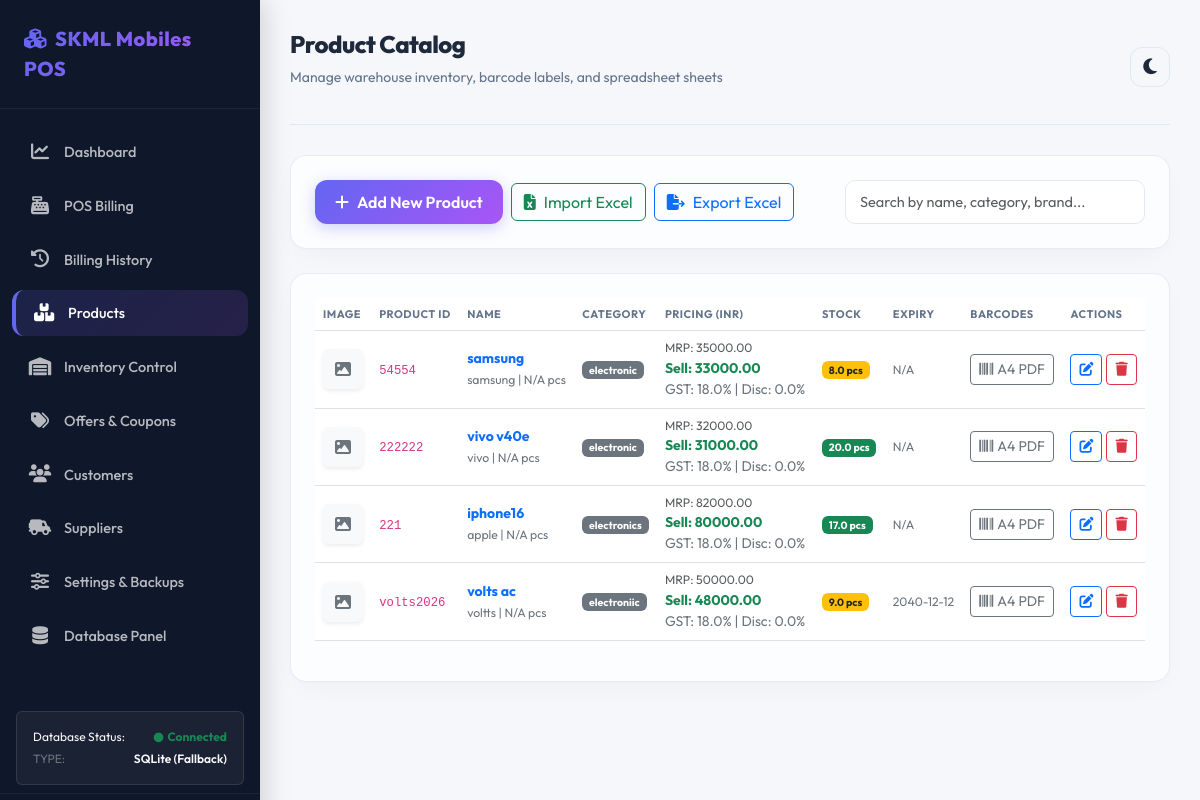
The page /products (signed in) on the database its author committed.
### tables this page shows
CREATE TABLE products (
    id INTEGER PRIMARY KEY AUTOINCREMENT,
    name TEXT NOT NULL,
    product_id TEXT UNIQUE NOT NULL,
    barcode TEXT UNIQUE,
    qrcode TEXT UNIQUE,
    category TEXT,
    brand TEXT,
    supplier_id INTEGER,
    purchase_price REAL NOT NULL,
    mrp REAL NOT NULL,
    selling_price REAL NOT NULL,
    gst REAL DEFAULT 0.0,            -- in percentage, e.g., 18.0
    discount REAL DEFAULT 0.0,       -- product-specific percentage discount
    quantity REAL NOT NULL DEFAULT 0.0,
    unit TEXT DEFAULT 'pcs',         -- e.g., pcs, kg, ltr, box
    weight REAL,                     -- in grams/kg
    expiry_date TEXT,                -- YYYY-MM-DD
    mfg_date TEXT,                   -- YYYY-MM-DD
    description TEXT,
    image_path TEXT,
    created_at TIMESTAMP DEFAULT CURRENT_TIMESTAMP, stock_status TEXT, updated_at TIMESTAMP,
    FOREIGN KEY (supplier_id) REFERENCES suppliers(id) ON DELETE SET NULL
);

### routes/products.py (the view)
@products_bp.route('/products')
@login_required
@role_required('Employee')
def index():
    products = Product.get_all()
    suppliers = Supplier.get_all()
    categories = sorted(list(set(p.category for p in products if p.category)))
    return render_template(
        'products.html',
        products=products,
        suppliers=suppliers,
        categories=categories
    )

### templates/products.html (shortened to what this page needs)
{% extends "base.html" %}
{% block page_title %}Product Catalog{% endblock %}
{% block page_subtitle %}Manage warehouse inventory, barcode labels, and spreadsheet sheets{% endblock %}
{% block content %}
<div class="container-fluid p-0">
    <div class="glass-card mb-4 d-flex justify-content-between align-items-center flex-wrap gap-3">
        <div class="d-flex align-items-center gap-2">
            <button class="btn btn-premium" data-bs-toggle="modal" data-bs-target="#addProductModal">
                <i class="fas fa-plus me-2"></i>Add New Product
            </button>
            <button class="btn btn-outline-success" data-bs-toggle="modal" data-bs-target="#importExcelModal">
                <i class="fas fa-file-excel me-2"></i>Import Excel
            </button>
            <a href="{{ url_for('products.export_excel') }}" class="btn btn-outline-primary">
                <i class="fas fa-file-export me-2"></i>Export Excel
            </a>
        </div>
        <div style="width: 300px; position: relative;">
            <input type="text" id="product-list-search" class="form-control" placeholder="Search by name, category, brand...">
        </div>
    </div>
    <div class="glass-card">
        <div class="table-responsive">
            <table class="table table-hover align-middle" id="products-table">
                <thead>
                    <tr>
                        <th>Image</th>
                        <th>Product ID</th>
                        <th>Name</th>
                        <th>Category</th>
                        <th>Pricing (INR)</th>
                        <th>Stock</th>
                        <th>Expiry</th>
                        <th>Barcodes</th>
                        <th>Actions</th>
                    </tr>
                </thead>
                <tbody>
                    {% for p in products %}
                    <tr class="product-row">
                        <td>
                            {% if p.image_path %}
                            <img src="{{ url_for('static', filename=p.image_path.split('static/', 1)[1]) }}" alt="{{ p.name }}" class="rounded shadow-sm" style="width: 40px; height: 40px; object-fit: cover;">
                            {% else %}
                            <div class="rounded bg-light text-secondary d-flex align-items-center justify-content-center shadow-sm" style="width: 40px; height: 40px;">
                                <i class="fas fa-image fs-6"></i>
                            </div>
                            {% endif %}
                        </td>
                        <td><code>{{ p.product_id }}</code></td>
                        <td>
                            <strong class="d-block text-primary">{{ p.name }}</strong>
                            <small class="text-secondary">{{ p.brand or 'Generic' }} | {{ p.weight or 'N/A' }} {{ p.unit }}</small>
                        </td>
                        <td><span class="badge bg-secondary">{{ p.category }}</span></td>
                        <td>
                            <span class="d-block small text-muted">MRP: {{ "%.2f"|format(p.mrp) }}</span>
                            <span class="fw-bold text-success">Sell: {{ "%.2f"|format(p.selling_price) }}</span>
                            <span class="d-block text-secondary fs-8">GST: {{ p.gst }}% | Disc: {{ p.discount }}%</span>
                        </td>
                        <td>
                            {% if p.quantity <= 0 %}
                            <span class="badge bg-danger">Out of Stock</span>
                            {% elif p.quantity <= 10 %}
                            <span class="badge bg-warning text-dark">{{ p.quantity }} {{ p.unit }}</span>
                            {% else %}
                            <span class="badge bg-success">{{ p.quantity }} {{ p.unit }}</span>
                            {% endif %}
                        </td>
                        <td>
                            <small class="text-secondary">{{ p.expiry_date or 'N/A' }}</small>
                        </td>
                        <td>
                            <div class="d-flex align-items-center gap-2">
                                <a href="{{ url_for('products.print_barcode', product_id=p.id) }}" class="btn btn-sm btn-outline-secondary py-1" title="Print Barcode Stickers A4 Sheet">
                                    <i class="fas fa-barcode me-1"></i>A4 PDF
                                </a>
                            </div>
                        </td>
                        <td>
                            <div class="d-flex align-items-center gap-1">
                                <button class="btn btn-sm btn-outline-primary" data-bs-toggle="modal" data-bs-target="#editProductModal{{ p.id }}">
                                    <i class="fas fa-edit"></i>
                                </button>
                                {% if session.get('role') == 'Admin' %}
                                <form action="{{ url_for('products.delete_product', product_id=p.id) }}" method="POST" onsubmit="return confirm('Are you sure you want to delete this product?');">
                                    <button class="btn btn-sm btn-outline-danger" type="submit">
                                        <i class="fas fa-trash"></i>
                                    </button>
                                </form>
                                {% endif %}
                            </div>
                        </td>
                    </tr>
                    {% else %}
                    <tr>
                        <td colspan="9" class="text-center text-muted p-4">No products matching the warehouse listings yet.</td>
                    </tr>
                    {% endfor %}
                </tbody>
            </table>
        </div>
    </div>
</div>
{% endblock %}

### templates/base.html (shortened to what this page needs)
<!DOCTYPE html>
<html lang="en" data-theme="light">
<head>
    <link href="https://cdn.jsdelivr.net/npm/bootstrap@5.3.2/dist/css/bootstrap.min.css" rel="stylesheet">
    <link href="https://cdnjs.cloudflare.com/ajax/libs/font-awesome/6.4.2/css/all.min.css" rel="stylesheet">
    <link rel="stylesheet" href="{{ url_for('static', filename='css/styles.css') }}">
</head>
<body>
    {% if session.get('user_id') %}
    <div class="sidebar">
        <div class="sidebar-header">
            <a href="{{ url_for('dashboard.index') }}" class="sidebar-brand">
                <i class="fas fa-cubes me-2"></i><span>SKML Mobiles POS</span>
            </a>
        </div>
        <ul class="sidebar-menu">
            <li class="sidebar-item">
                <a href="{{ url_for('dashboard.index') }}" class="sidebar-link {% if request.endpoint == 'dashboard.index' %}active{% endif %}">
                    <i class="fas fa-chart-line"></i><span>Dashboard</span>
                </a>
            </li>
            {% if session.get('role') in ['Cashier', 'Admin'] %}
            <li class="sidebar-item">
                <a href="{{ url_for('pos.index') }}" class="sidebar-link {% if request.endpoint == 'pos.index' %}active{% endif %}">
                    <i class="fas fa-cash-register"></i><span>POS Billing</span>
                </a>
            </li>
            {% endif %}
            {% if session.get('role') in ['Employee', 'Admin'] %}
            <li class="sidebar-item">
                <a href="{{ url_for('pos.history') }}" class="sidebar-link {% if request.endpoint == 'pos.history' %}active{% endif %}">
                    <i class="fas fa-history"></i><span>Billing History</span>
                </a>
            </li>
            {% endif %}
            {% if session.get('role') in ['Employee', 'Admin'] %}
            <li class="sidebar-item">
                <a href="{{ url_for('products.index') }}" class="sidebar-link {% if request.endpoint == 'products.index' %}active{% endif %}">
                    <i class="fas fa-boxes-stacked"></i><span>Products</span>
                </a>
            </li>
            {% endif %}
            {% if session.get('role') in ['Employee', 'Admin'] %}
            <li class="sidebar-item">
                <a href="{{ url_for('inventory.index') }}" class="sidebar-link {% if request.endpoint == 'inventory.index' %}active{% endif %}">
                    <i class="fas fa-warehouse"></i><span>Inventory Control</span>
                </a>
            </li>
            {% endif %}
            {% if session.get('role') in ['Employee', 'Admin'] %}
            <li class="sidebar-item">
                <a href="{{ url_for('offers.index') }}" class="sidebar-link {% if request.endpoint == 'offers.index' %}active{% endif %}">
                    <i class="fas fa-tags"></i><span>Offers & Coupons</span>
                </a>
            </li>
            {% endif %}
            {% if session.get('role') in ['Cashier', 'Employee', 'Admin'] %}
            <li class="sidebar-item">
                <a href="{{ url_for('customers.index') }}" class="sidebar-link {% if request.endpoint == 'customers.index' %}active{% endif %}">
                    <i class="fas fa-users"></i><span>Customers</span>
                </a>
            </li>
            {% endif %}
            {% if session.get('role') in ['Employee', 'Admin'] %}
            <li class="sidebar-item">
                <a href="{{ url_for('suppliers.index') }}" class="sidebar-link {% if request.endpoint == 'suppliers.index' %}active{% endif %}">
                    <i class="fas fa-truck-field"></i><span>Suppliers</span>
                </a>
            </li>
            {% endif %}
            {% if session.get('role') == 'Admin' %}
            <li class="sidebar-item">
                <a href="{{ url_for('settings.index') }}" class="sidebar-link {% if request.endpoint == 'settings.index' %}active{% endif %}">
                    <i class="fas fa-sliders"></i><span>Settings & Backups</span>
                </a>
            </li>
            <li class="sidebar-item">
                <a href="{{ url_for('db_management.index') }}" class="sidebar-link {% if request.endpoint == 'db_management.index' %}active{% endif %}">
                    <i class="fas fa-database"></i><span>Database Panel</span>
                </a>
            </li>
            {% endif %}
        </ul>
        <div class="p-3 mx-3 my-2 rounded text-light" style="background: rgba(255, 255, 255, 0.05); border: 1px solid rgba(255, 255, 255, 0.1); font-size: 0.75rem;">
            <div class="d-flex justify-content-between align-items-center mb-1">
                <span>Database Status:</span>
                {% if sidebar_db_status and sidebar_db_status.status == 'Connected' %}
                    <span class="text-success fw-bold"><i class="fas fa-circle me-1" style="font-size: 0.6rem;"></i>Connected</span>
                {% else %}
                    <span class="text-danger fw-bold"><i class="fas fa-circle me-1" style="font-size: 0.6rem;"></i>Disconnected</span>
                {% endif %}
            </div>
            <div class="d-flex justify-content-between">
                <span class="text-secondary text-uppercase fs-9">Type:</span>
                <span class="fw-semibold text-truncate" style="max-width: 100px;">{{ sidebar_db_status.db_type if sidebar_db_status else 'Unknown' }}</span>
            </div>
        </div>
        <div class="sidebar-footer">
        </div>
    </div>
    {% endif %}
    <div class="main-content" style="{% if not session.get('user_id') %}margin-left: 0; padding: 0;{% endif %}">
        {% if session.get('user_id') %}
        <div class="top-bar">
            <div class="page-title">
                <h1>{% block page_title %}Store Control Panel{% endblock %}</h1>
                <p>{% block page_subtitle %}Manage stock entries, sales invoices, and metrics{% endblock %}</p>
            </div>
            <div class="top-bar-actions">
                <button class="btn btn-theme" id="theme-toggle" title="Toggle Theme mode (Dark/Light)">
                    <i class="fas fa-moon"></i>
                </button>
            </div>
        </div>
        {% endif %}
        <div id="notification-toast-container" class="position-fixed top-0 end-0 p-3" style="z-index: 1050;"></div>
        {% block content %}{% endblock %}
    </div>
</body>
</html>

### rows shown on the page
products: product_id "54554", name "samsung", brand "samsung", weight "N/A", unit "pcs", category "electronic", mrp "35000.00", selling_price "33000.00", gst "18.0", discount "0.0", quantity "8.0", expiry_date "N/A"
products: product_id "222222", name "vivo v40e", brand "vivo", weight "N/A", unit "pcs", category "electronic", mrp "32000.00", selling_price "31000.00", gst "18.0", discount "0.0", quantity "20.0", expiry_date "N/A"
products: product_id "221", name "iphone16", brand "apple", weight "N/A", unit "pcs", category "electronics", mrp "82000.00", selling_price "80000.00", gst "18.0", discount "0.0", quantity "17.0", expiry_date "N/A"
products: product_id "volts2026", name "volts ac", brand "voltts", weight "N/A", unit "pcs", category "electroniic", mrp "50000.00", selling_price "48000.00", gst "18.0", discount "0.0", quantity "9.0", expiry_date "2040-12-12"

### other values the page prints
{{ sidebar_db_status.db_type if sidebar_db_status else 'Unknown' }} "SQLite (Fallback)"
